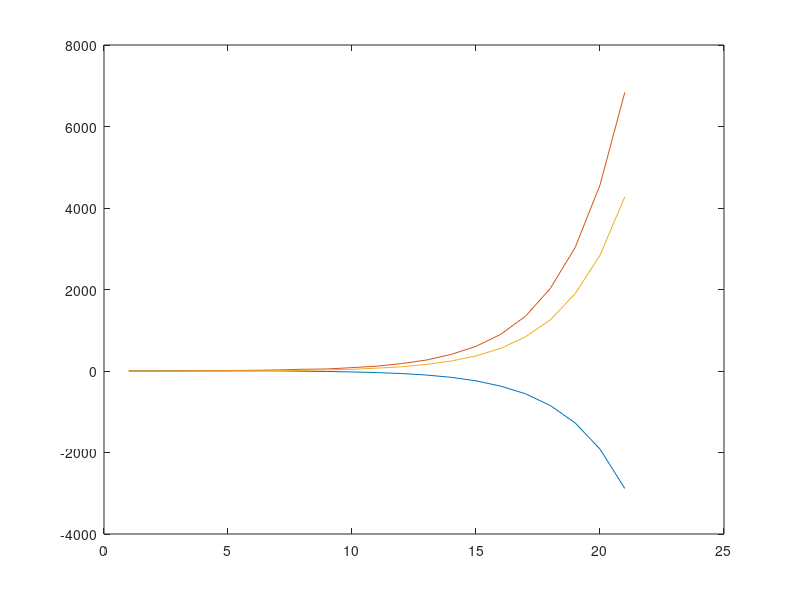

Recreate this plot in MATLAB. (Note: this script raises an error after producing the figure.)
%% data informativity test
clear all;
close all;
clc;


A=[ 0.850, -0.038, -0.380;
    0.735, 0.815, 1.594;
    -0.664, 0.697, -0.064]

B = [ 1.431, 0.705;
    1.620 -1.129;
    0.913 0.369];


n=3;
m=2;

T = 20;





x0 = normrnd(0,1,n,1);
U = normrnd(0,1,m,T);

H = zeros(n*T,m*T);

X = x0;
W=[];

e = 0.01;
for i = 1:T
    W = [W,e*rand(n,1)];
    X = [X, A*X(:,end) + B*U(:,i) + W(:,end)];
end

eps = max(vecnorm(W,2,1).^2)*1.05;
ph1 = T*eps*eye(n,n);
ph12 = 0*zeros(n,T);
ph2 = -eye(T,T);
figure()
plot(X(1,:));hold on;
plot(X(2,:));
plot(X(3,:));



Xm = X(:,1:end-1);
Xp = X(:,2:end);
Um = U;
Q = [eye(n), Xp;
    zeros(n,n), -Xm;
    zeros(m,n), -Um;
    zeros(n,n), zeros(n,T)];

q = [eye(n), Xp;
    zeros(n,n), -Xm;
    zeros(m,n), -Um];
Phi = [ph1  ,ph12;
       ph12',ph2];

N = Q*Phi*Q';
NN = q*Phi*q';
% cvx_begin sdp
%     variable M(3*n+m,3*n+m) symmetric
%     M - N >= -0*eye(3*n+m)
% cvx_end

%% noise cov
C = W*(eye(T) - ones(T,T)/T)*W'*1/T;

ph22 = -(eye(T) - ones(T,T)/T)*1/T;

Phi2 = [ph1  ,ph12;
       ph12',ph22];

nn = norm(Phi-Phi2)



%% Assumption 1 *holds
AA = [eye(n);W']
BB = AA'*Phi2*AA;
eig(BB)
%% Remark 1 **does not hold

R = [ph1,W;W',-inv(ph22)];
e = eig(R)

r = eig(-inv(ph22) - W'*inv(ph1)*W)

%% equation 8 *holds
clc
AAA = [eye(n);A';B'];
S = eig(AAA'*q*Phi2*q'*AAA)
%% Theorem 13
clc
N22 = eig([Xm;Um]*ph22*[Xm;Um]')
%% Theorem 14
nnn = eig(NN)
%%
N = Q*Phi*Q';
% N = Q*Phi2*Q';

cvx_begin sdp
    variable P(n,n) symmetric
    variable L(m,n)
    variable b nonnegative
    variable a nonnegative 
    P >= 0.000001*eye(n)
    [P - b*eye(n), zeros(n,n), zeros(n,m), zeros(n,n);
     zeros(n,n),         -P,        -L', zeros(n,n);
     zeros(m,n),         -L, zeros(m,m),          L;
     zeros(n,n), zeros(n,n),         L',          P] - a*N >= 0*eye(3*n+m)
cvx_end
% 
% cvx_begin sdp
%     variable sA(2n+m,2n+m) symmetric
%     variable sB(2n+m,n)
%     variable sC(n,n) symmetric
% 
%     sC > 0*eye(n)
%     [P - b*eye(n), zeros(n,n), zeros(n,m), zeros(n,n);
%      zeros(n,n),         -P,        -L', zeros(n,n);
%      zeros(m,n),         -L, zeros(m,m),          L;
%      zeros(n,n), zeros(n,n),         L',          P] - a*N >= 0*eye(3*n+m)
% cvx_end

%%
K = L*inv(P)

eig(A+B*K)
%%
% 
% FS = [P - b*eye(n), zeros(n,n), zeros(n,m), zeros(n,n);
%      zeros(n,n),         -P,        -L', zeros(n,n);
%      zeros(m,n),         -L, zeros(m,m),          L;
%      zeros(n,n), zeros(n,n),         L',          P] - a*N;
% 
% eig(FS)

%%
% N = Q*Phi*Q';
% NN = q*Phi*q';
% eps = 1e-9
% cvx_begin sdp
%     variable M(3*n+m,3*n+m) symmetric
%     variable a nonnegative
%     variable b nonnegative
%     M - a*N >= -eps*eye(3*n+m)
%     M(1:n,n+1:end) == 0
%     M(n+1:2*n,end-n+1:end) == 0
%     M(2*n+1:2*n+m,2*n+1:2*n+m) == 0
%     M(n+1:2*n,n+1:2*n) - M(end-n+1:end,end-n+1:end) ==0
%     M(2*n+1:2*n+m,n+1:2*n) - M(2*n+1:2*n+m,end-n+1:end) == 0
%     M(1:n,1:n) - M(end-n+1:end,end-n+1:end) + b*eye(n) == 0
%     M(end-n+1:end,end-n+1:end) > 0
% cvx_end
% 
% Mm = full(M)
% a
% L = M(2*n+1:2*n+m,n+1:2*n)
% P = M(end-n+1:end,end-n+1:end)
% b
% K = L*inv(P)
% eig(A+B*K)
%%
x0 = normrnd(0,1,n,1);
U = normrnd(0,1,m,T);

H = zeros(n*T,m*T);

X = x0;
W=[];

e = 0.01;
for i = 1:T
    W = [W,e*rand(n,1)];
    X = [X, A*X(:,end) + B*U(:,i) + W(:,end)];
end


figure()
plot(X(1,:));hold on;
plot(X(2,:));
plot(X(3,:));